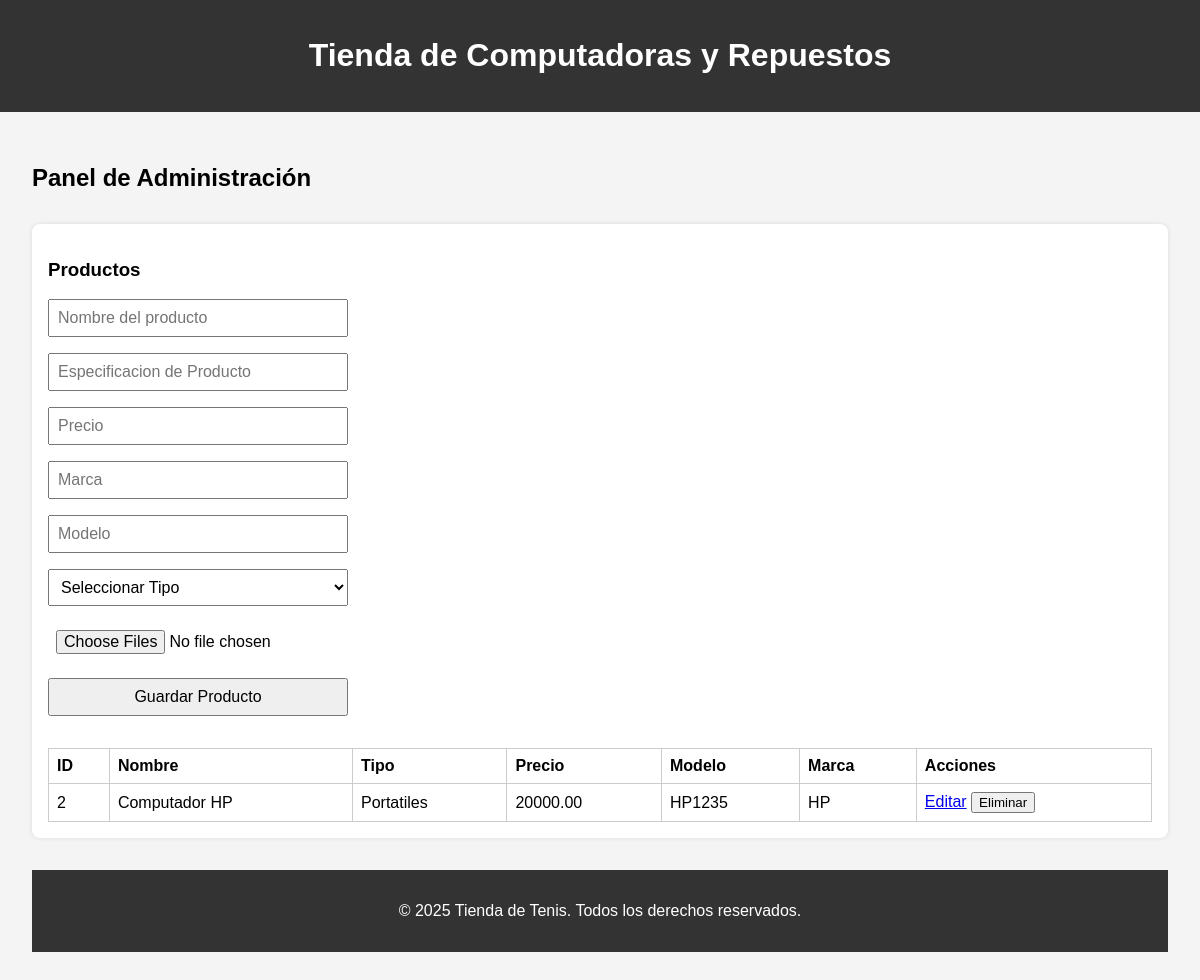
Before: /index.php?action=verAdministracion (signed in) with the older database file.
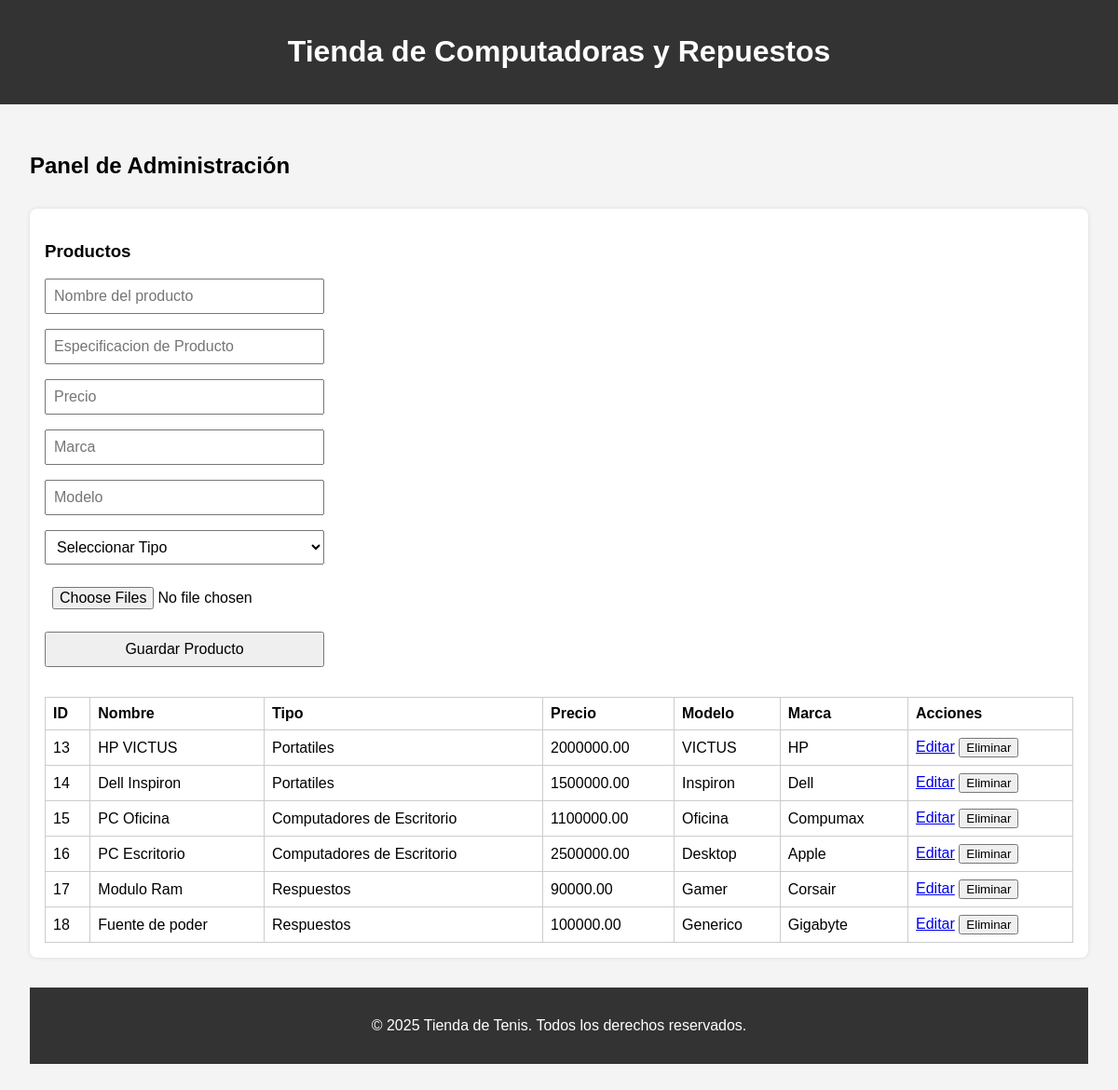
After: the same page with the newer database file.
### tables this page shows
CREATE TABLE `productos` (
  `id` int(11) NOT NULL,
  `nombre` varchar(100) NOT NULL,
  `especificaciones` varchar(200) DEFAULT NULL,
  `precio` decimal(10,2) NOT NULL,
  `id_categoria` int(11) DEFAULT NULL,
  `marca` varchar(200) NOT NULL,
  `modelo` varchar(200) NOT NULL,
  `tipo` varchar(50) NOT NULL
);

CREATE TABLE `categorias` (
  `id` int(11) NOT NULL,
  `nombre` varchar(100) NOT NULL
);

### controlador/controlador.php (called while the page is built, shortened)
<?php
class Controlador
{
    public function consultarProductos()
    {
        $gestor = new GestorProducto;
        $productos = $gestor->consultarProductos();
        require_once("vista/html/productos.php");
    }
}

### modelo/gestorProductos.php (called while the page is built, shortened)
<?php
class GestorProducto
{
    public function consultarProductos()
    {
        $conexion = new conexion;
        $conexion->abrir();
        $sql = "SELECT productos.id AS id_producto,
        categorias.nombre AS nombre_categoria,
        productos.nombre,
        productos.especificaciones,
        productos.precio,
        productos.modelo,
        productos.marca
        FROM productos
        JOIN categorias ON productos.id_categoria = categorias.id;";
        $conexion->consulta($sql);
        $result = $conexion->obtenerResultado();
        return $result;
    }
}

### modelo/conexion.php (called while the page is built, shortened)
<?php
class Conexion{
    private $mySQLI;
    private $result;
    public function abrir(){
        $this->mySQLI = new mysqli("localhost", "root", "", "tienda_tenis");
    }
    public function consulta($sql){
        $this->result = $this->mySQLI->query($sql);
    }
    public function obtenerResultado(){
        return $this->result;
    }
}

### vista/html/productos.php (the view, shortened to what this page needs)
<!DOCTYPE html>
<html lang="es">
<head>
  <link rel="stylesheet" href="vista/css/style.css">
</head>
<body>
  <header>
    <h1>Tienda de Computadoras y Repuestos</h1>
  </header>
  <?php
  if (isset($_SESSION["rol"]) && $_SESSION["rol"] == "admin") {
    if ($_SESSION["rol"] == "admin") {
      ?>
      <section id="panel-admin">
        <h2>Panel de Administración</h2>
        <div class="admin-section">
          <h3>Productos</h3>
          <?php
          if (isset($productosxid)) {
            $fila3 = $productosxid->fetch_assoc();
            ?>
            <form class="form-admin" action="index.php?action=editarProductoxid" method="post" required
              enctype="multipart/form-data">
              <input type="hidden" value="<?php echo $fila3["id_producto"] ?>" id="idProducto" name="idProducto">
              <input type="text" value="<?php echo $fila3["nombre"] ?>" id="nombre" name="nombre" required>
              <input type="text" value="<?php echo $fila3["especificaciones"] ?>" id="especificaciones" name="especificaciones" required>
              <input type="number" value="<?php echo $fila3["precio"] ?>" id="precio" name="precio" required>
              <input type="text" value="<?php echo $fila3["marca"] ?>" id="marca" name="marca" required>
              <input type="text" value="<?php echo $fila3["modelo"] ?>" id="modelo" name="modelo" required>
              <select id="categoria" name="categoria" required>
                <option value="">Seleccionar Tipo</option>
                <?php
                while ($fila2 = $categoriasSelect->fetch_assoc()) {
                  ?>
                  <option <?php if ($fila3["id_categoria"] == $fila2["id"]) {
                    echo "selected";
                  } ?> value="<?php echo $fila2["id"] ?>"><?php echo $fila2["nombre"] ?></option>
                  <?php
                }
                ?>
              </select>
              <div class="galeria-imagenes">
                <?php
                while ($fila4 = $imagenes->fetch_assoc()) {
                  if ($fila4["id_producto"] == $fila3["id_producto"]) {
                ?>
                    <a href="index.php?action=borrarImagen&id=<?php echo $fila4["id"] ?>" class="imagenEliminar" onclick="return confirm('¿Estás seguro de que quieres eliminar esta imagen?');">
                      <img class="imagenes" src="uploads/<?php echo $fila4["nombre_archivo"] ?>" alt="Imagen del producto">
                      <div class="contenedor_basurero">
                        <img class="icono_basura" src="vista/imagenes/borrar.png" alt="Eliminar">
                      </div>
                    </a>
                <?php
                  }
                }
                ?>
              </div>
              <input id="cover" class="upload" name="cover[]" type="file" multiple>
              <button type="submit">Editar Producto</button>
            </form>
            <?php
          } else {
            ?>
            <form class="form-admin" action="index.php?action=guardarProducto" method="post" required required
              enctype="multipart/form-data">
              <input type="text" placeholder="Nombre del producto" id="nombre" name="nombre" required>
              <input type="text" placeholder="Especificacion de Producto" id="especificacion" name="especificacion" required>
              <input type="number" placeholder="Precio" id="precio" name="precio" required>
              <input type="text" placeholder="Marca" id="marca" name="marca" required>
              <input type="text" placeholder="Modelo" id="modelo" name="modelo" required>
              <select id="categoria" name="categoria" required>
                <option value="">Seleccionar Tipo</option>
              </select>
              <input id="cover" class="upload" name="cover[]" type="file" multiple>
              <button type="submit">Guardar Producto</button>
            </form>
            <?php
          }
          ?>
          <table>
            <thead>
              <tr>
                <th>ID</th>
                <th>Nombre</th>
                <th>Tipo</th>
                <th>Precio</th>
                <th>Modelo</th>
                <th>Marca</th>
                <th>Acciones</th>
              </tr>
            </thead>
            <tbody>
              <?php
              while ($fila = $productos->fetch_assoc()) {
                ?>
                <tr>
                  <td><?php echo $fila["id_producto"] ?></td>
                  <td><?php echo $fila["nombre"] ?></td>
                  <td><?php echo $fila["nombre_categoria"] ?></td>
                  <td><?php echo $fila["precio"] ?></td>
                  <td><?php echo $fila["modelo"] ?></td>
                  <td><?php echo $fila["marca"] ?></td>
                  <td>
                    <a href="index.php?action=editarProducto&id=<?php echo $fila["id_producto"] ?>">Editar</a>
                    <a href="index.php?action=eliminarProducto&id=<?php echo $fila['id_producto']; ?>"
                      onclick="return confirm('¿Estás seguro de que quieres eliminar este producto?');"><button
                        type="button">Eliminar</button></a>
                  </td>
                </tr>
                <?php
              }
              ?>
            </tbody>
          </table>
        </div>
        <?php
    }
  }
  ?>
    <footer>
      <p>&copy; 2025 Tienda de Tenis. Todos los derechos reservados.</p>
    </footer>
</body>
</html>

### index.php (shortened to what this page needs)
<?php
require_once("Controlador/Controlador.php");
require_once("Modelo/Conexion.php");
require_once("Modelo/GestorProductos.php");
require_once("Modelo/Productos.php");
$controlador = new Controlador();
if (isset($_GET['action'])) {
    switch ($_GET['action']) {
        case "verAdministracion":
            if (isset($_SESSION["rol"]) && $_SESSION["rol"] == "admin") {
                $productos = $controlador->consultarProductos();
            } else {
                $controlador->verPagina("vista/html/admin.php");
            }
            break;
    }
} else {
    $controlador->verPagina("vista/html/catalogo.php");
}

### vista/css/style.css (style rules this page uses)
body { font-family: Arial, sans-serif; margin: 0; padding: 0; background-color: #f4f4f4; }
header { background-color: #333; color: white; padding: 1rem; text-align: center; }
section { padding: 2rem; }
form { display: flex; flex-direction: column; max-width: 300px; margin-top: 1rem; }
form input, form button, form select { margin-bottom: 1rem; padding: 0.5rem; font-size: 1rem; }
.admin-section { margin-top: 2rem; background: #fff; padding: 1rem; border-radius: 8px; box-shadow: 0 0 5px rgba(0,0,0,0.1); }
.admin-section table { width: 100%; border-collapse: collapse; margin-top: 1rem; }
.admin-section table, th, td { border: 1px solid #ccc; }
.admin-section th, .admin-section td { padding: 0.5rem; text-align: left; }
footer { background-color: #333; color: white; text-align: center; padding: 1rem; margin-top: 2rem; }

Changed rows visible on the page:
removed productos: id "2", nombre "Computador HP", id_categoria.nombre "Portatiles", precio "20000.00", modelo "HP1235", marca "HP"
added productos: id "13", nombre "HP VICTUS", id_categoria.nombre "Portatiles", precio "2000000.00", modelo "VICTUS", marca "HP"
added productos: id "14", nombre "Dell Inspiron", id_categoria.nombre "Portatiles", precio "1500000.00", modelo "Inspiron", marca "Dell"
added productos: id "15", nombre "PC Oficina", id_categoria.nombre "Computadores de Escritorio", precio "1100000.00", modelo "Oficina", marca "Compumax"
added productos: id "16", nombre "PC Escritorio", id_categoria.nombre "Computadores de Escritorio", precio "2500000.00", modelo "Desktop", marca "Apple"
added productos: id "17", nombre "Modulo Ram", id_categoria.nombre "Respuestos", precio "90000.00", modelo "Gamer", marca "Corsair"
added productos: id "18", nombre "Fuente de poder", id_categoria.nombre "Respuestos", precio "100000.00", modelo "Generico", marca "Gigabyte"
